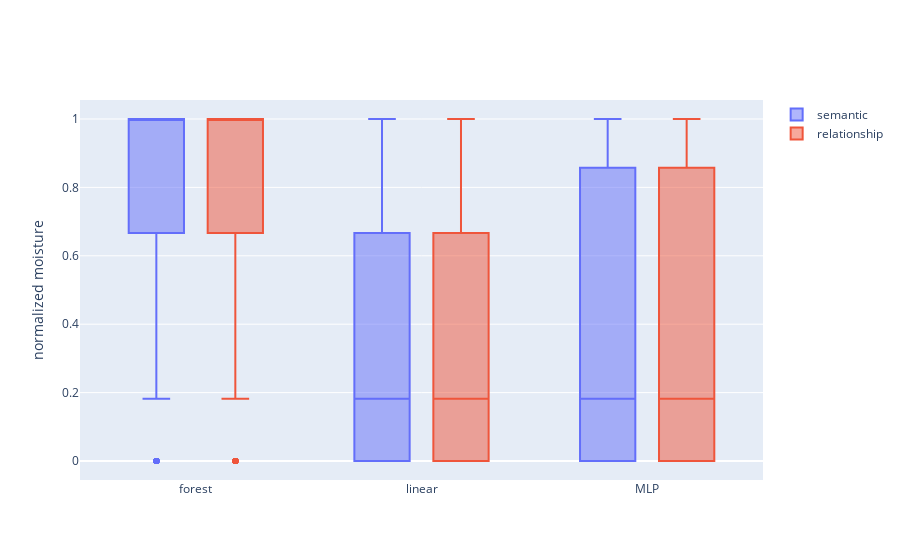

Here is the notebook cell this chart was saved with:
### Code cell
import plotly.graph_objects as go
import numpy as np
np.random.seed(1)
df=data

fig = go.Figure()
fig.add_trace(go.Box(x=df["model"], y=df["semantic"], name='semantic') )
fig.add_trace(go.Box(x=df["model"], y=df["correct_relationships"],name='relationship'))

fig.update_layout(
    yaxis_title='normalized moisture',
    boxmode='group' # group together boxes of the different traces for each value of x
)

fig.show()

### Figure 1 — Plotly figure (JSON) as saved in the notebook; plotly's stock layout.template omitted (floating-point values rounded to 4 significant figures; data arrays with more than 128 entries replaced by an {"elided": "..."} marker saying what was removed)
{"data": [{"name": "semantic", "type": "box", "x": {"elided": "5794 str values"}, "y": {"elided": "5794 float values"}}, {"name": "relationship", "type": "box", "x": {"elided": "5794 str values"}, "y": {"elided": "5794 float values"}}], "layout": {"boxmode": "group", "yaxis": {"title": {"text": "normalized moisture"}}}}
